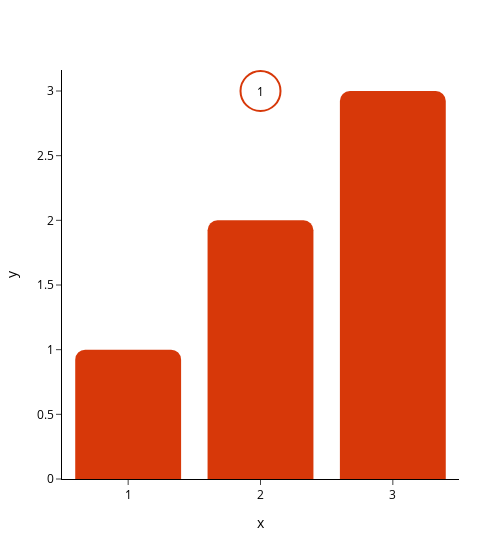

Notebook code cell kept with this figure:
### Code cell
p = Plotter(slide_layout="slide_50%")
p.express(
    type="bar",
    x=[1,2,3],
    y=[1,2,3],
)
p.callout.add_circle_highlight(x=2, y=3, text="1")
p.show()

### Figure 1 — Plotly figure (JSON) as saved in the notebook; plotly's stock layout.template omitted (floating-point values rounded to 4 significant figures)
{"data": [{"alignmentgroup": "True", "hovertemplate": "x=%{x}<br>y=%{y}<extra></extra>", "legendgroup": "", "marker": {"color": "#D73809", "pattern": {"shape": ""}}, "name": "", "offsetgroup": "", "orientation": "v", "showlegend": false, "textposition": "auto", "type": "bar", "x": [1, 2, 3], "xaxis": "x", "y": [1, 2, 3], "yaxis": "y"}], "layout": {"annotations": [{"borderpad": 2, "font": {"color": "#000000", "size": 12}, "showarrow": false, "text": "1", "x": 2, "y": 3}], "barmode": "relative", "height": 540, "legend": {"tracegroupgap": 0}, "shapes": [{"fillcolor": "#ffffff", "layer": "above", "line": {"color": "#D73809", "width": 2}, "type": "circle", "x0": -20, "x1": 20, "xanchor": 2, "xsizemode": "pixel", "y0": -20, "y1": 20, "yanchor": 3, "ysizemode": "pixel"}], "width": 480, "xaxis": {"anchor": "y", "domain": [0, 1], "title": {"text": "x"}}, "yaxis": {"anchor": "x", "domain": [0, 1], "title": {"text": "y"}}}}
